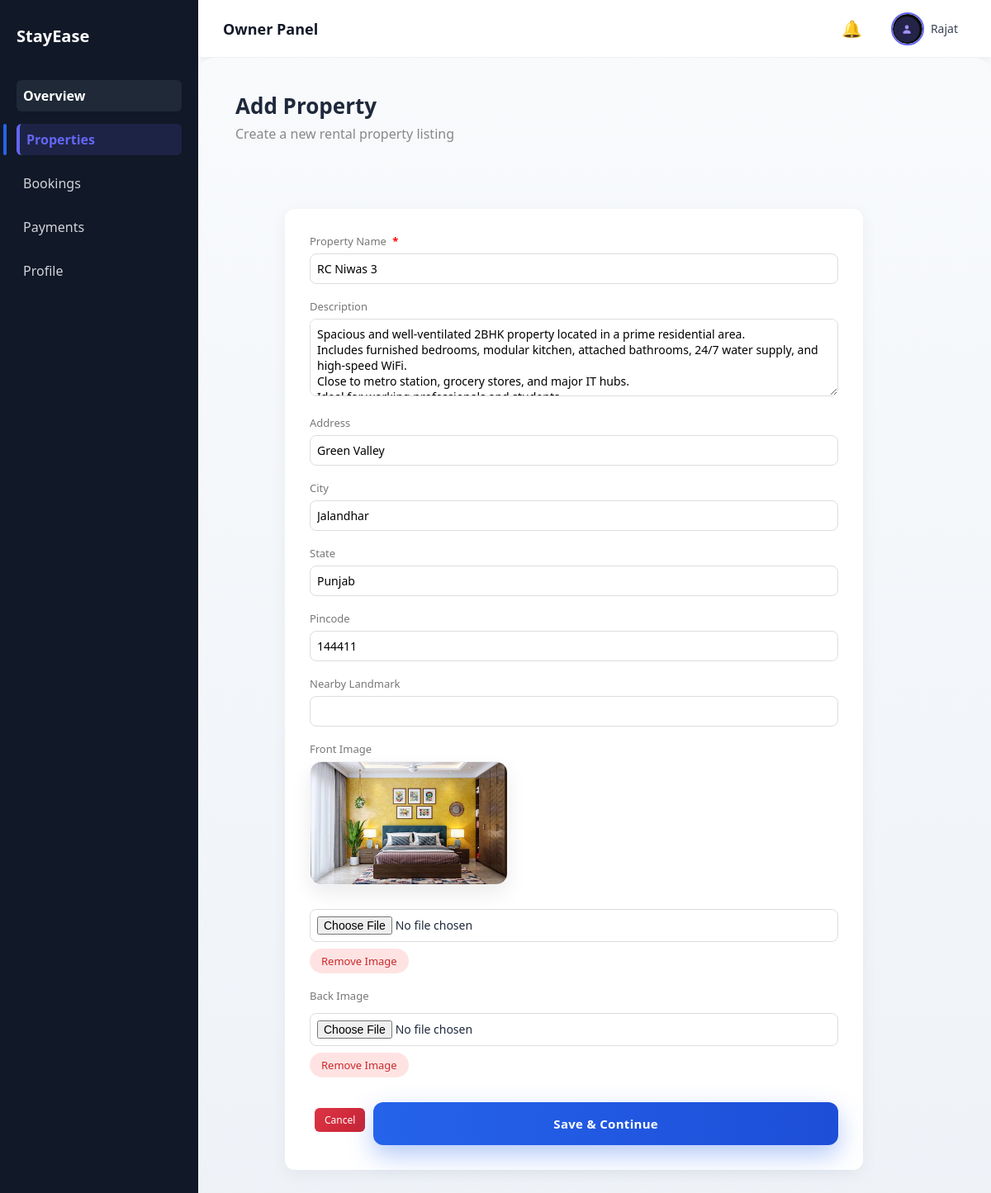
Before: /properties/edit/1/ (signed in) with the older database file.
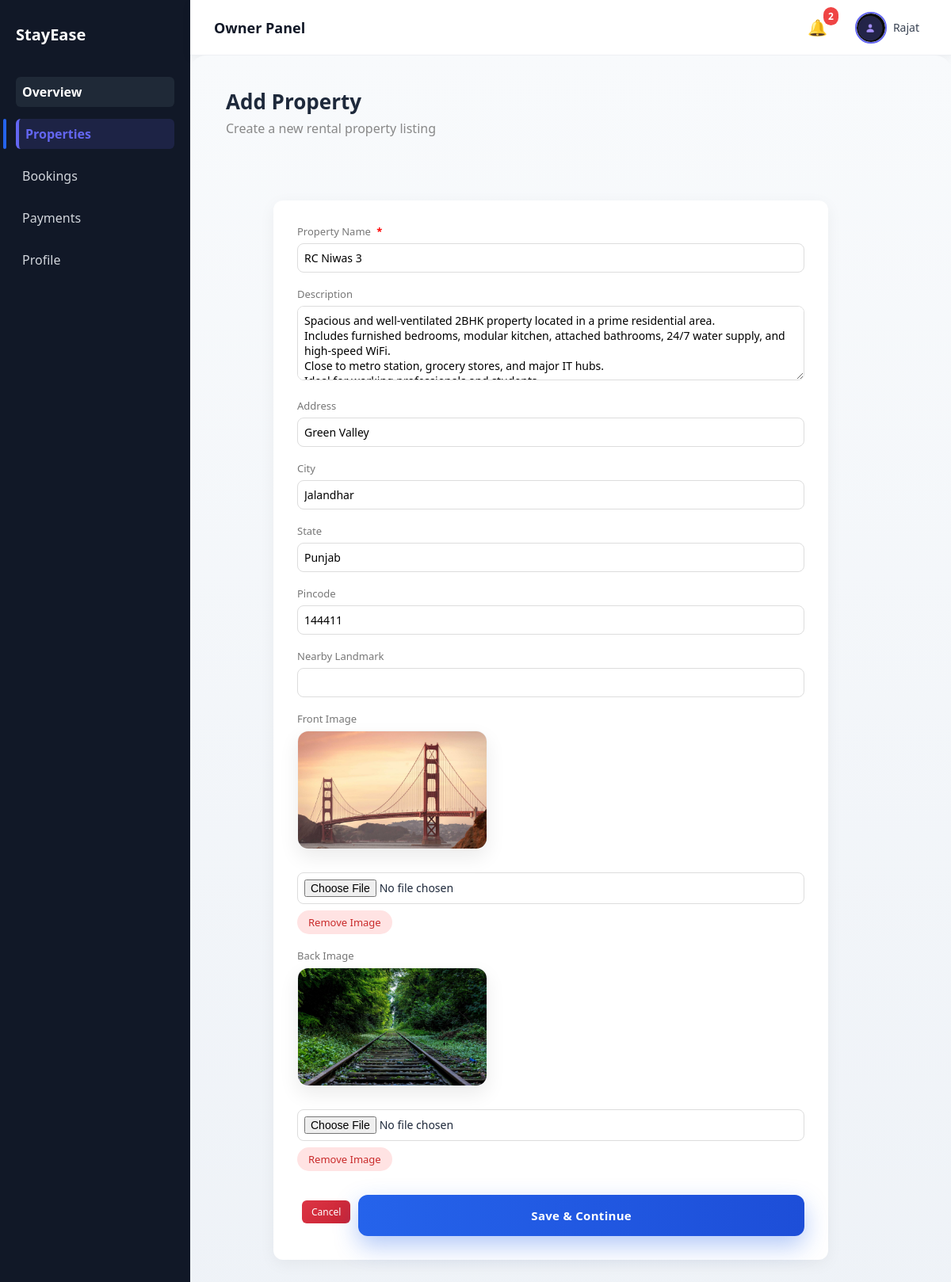
After: the same page with the newer database file.
### properties/models.py (models this page shows, shortened)
class Property(models.Model):
    owner = models.ForeignKey(User, on_delete=models.CASCADE, related_name="properties")
    name = models.CharField(max_length=200)
    description = models.TextField()
    address = models.CharField(max_length=255, blank=True, null=True)
    city = models.CharField(max_length=100, blank=True, null=True)
    state = models.CharField(max_length=100, blank=True, null=True)
    pincode = models.CharField(max_length=10, blank=True, null=True)
    landmark = models.CharField(max_length=150, blank=True, null=True)
    main_image = models.ImageField(upload_to="properties/", blank=True, null=True)
    back_image = models.ImageField(upload_to="properties/", blank=True, null=True)
    is_active = models.BooleanField(default=False)
    is_paid_listing = models.BooleanField(default=False)
    created_at = models.DateTimeField(auto_now_add=True)

### properties/views.py (the view)
# urls.py: path("edit/<int:pk>/", views.edit_property, name="edit_property"),
@login_required
def edit_property(request, pk):
    property_obj = get_object_or_404(
        Property,
        pk=pk,
        owner=request.user
    )
    if request.method == "POST":
        form = PropertyForm(request.POST, request.FILES, instance=property_obj)
        if form.is_valid():
            form.save()
            return redirect("property_list")
    else:
        form = PropertyForm(instance=property_obj)
    return render(request, "properties/add_property.html", {"form": form})

### properties/forms.py
class PropertyForm(forms.ModelForm):
    class Meta:
        model = Property
        fields = [
            "name",
            "description",
            "address",
            "city",
            "state",
            "pincode",
            "landmark",
            "main_image",
            "back_image",
        ]
        widgets = {
            "name": forms.TextInput(attrs={"class": "form-input"}),
            "description": forms.Textarea(attrs={"class": "form-input", "rows": 4}),
            "address": forms.TextInput(attrs={"class": "form-input"}),
            "city": forms.TextInput(attrs={"class": "form-input"}),
            "state": forms.TextInput(attrs={"class": "form-input"}),
            "pincode": forms.TextInput(attrs={"class": "form-input"}),
            "landmark": forms.TextInput(attrs={"class": "form-input"}),
            "main_image": forms.FileInput(attrs={"class": "custom-file-input"}),
            "back_image": forms.FileInput(attrs={"class": "custom-file-input"}),
        }

### templates/properties/add_property.html (shortened to what this page needs)
{% extends "dashboard/base_dashboard.html" %}
{% block dashboard_content %}
<div class="page-header">
    <div>
        <h1>Add Property</h1>
        <p>Create a new rental property listing</p>
    </div>
</div>
<section class="dashboard-section">
    <div class="dashboard-form-card">
        <form method="POST" enctype="multipart/form-data">
            <div class="form-group">
                <label>
                    Property Name
                    {% if form.name.field.required %}
                        <span class="required-star">*</span>
                    {% endif %}
                </label>
                {{ form.name }}
            </div>
            <div class="form-group">
                <label>Description</label>
                {{ form.description }}
            </div>
            <div class="form-group">
                <label>
                    Address
                </label>
                {{ form.address }}
            </div>
            <div class="form-group">
                <label>
                    City
                </label>
                {{ form.city }}
            </div>
            <div class="form-group">
                <label>
                    State
                </label>
                {{ form.state }}
            </div>
            <div class="form-group">
                <label>Pincode</label>
                {{ form.pincode }}
            </div>
            <div class="form-group">
                <label>Nearby Landmark</label>
                {{ form.landmark }}
            </div>
            <div class="form-group">
                <label>Front Image</label>
                <div class="image-preview-container">
                    {% if form.instance.main_image %}
                        <img id="frontPreview"
                            src="{{ form.instance.main_image.url }}"
                            alt="Front Image">
                    {% else %}
                        <img id="frontPreview" style="display:none;">
                    {% endif %}
                </div>
                <input type="file"
                    name="main_image"
                    class="custom-file-input"
                    onchange="previewImage(event, 'frontPreview')">
                <button type="button"
                        class="remove-image-btn"
                        onclick="removeImage('frontPreview', 'main_image')">
                    Remove Image
                </button>
            </div>
            <div class="form-group">
                <label>Back Image</label>
                <div class="image-preview-container">
                    {% if form.instance.back_image %}
                        <img id="backPreview"
                            src="{{ form.instance.back_image.url }}"
                            alt="Back Image">
                    {% else %}
                        <img id="backPreview" style="display:none;">
                    {% endif %}
                </div>
                <input type="file"
                    name="back_image"
                    class="custom-file-input"
                    onchange="previewImage(event, 'backPreview')">
                <button type="button"
                        class="remove-image-btn"
                        onclick="removeImage('backPreview', 'back_image')">
                    Remove Image
                </button>
            </div>
            <div class="form-actions">
                <a href="/properties/" class="cancel-btn">Cancel</a>
                <button type="submit" class="primary-btn">
                    Save & Continue
                </button>
            </div>
        </form>
    </div>
</section>
{% endblock %}

### templates/dashboard/base_dashboard.html (shortened to what this page needs)
{% load static %}
<!DOCTYPE html>
<html>
<head>
    <link rel="stylesheet" href="{% static 'css/style.css' %}">
</head>
<body>
<div class="dashboard-layout">
    <aside class="sidebar">
        <h2 class="logo">StayEase</h2>
        <nav>
        <a href="/dashboard/"
        class="{% if request.path == '/dashboard/' %}active{% endif %}">
        Overview
        </a>
        {% if request.user.userprofile.role == "owner" %}
            <a href="/properties/"
            class="{% if '/properties/' in request.path %}active{% endif %}">
            Properties
            </a>
            <a href="/bookings/"
            class="{% if '/bookings/' in request.path %}active{% endif %}">
            Bookings
            </a>
            <a href="/payments/"
            class="{% if '/payments/' in request.path %}active{% endif %}">
            Payments
            </a>
        {% endif %}
        <a href="/profile/"
        class="{% if '/profile/' in request.path or '/settings/' in request.path %}active{% endif %}">
        Profile
        </a>
    </nav>
    </aside>
    <div class="main-content">
        <div class="topbar">
            <h3>
                {% if request.user.userprofile.role == "owner" %}
                    Owner Panel
                {% else %}
                    Tenant Panel
                {% endif %}
            </h3>
            <div class="user-section">
               <div class="notification-wrapper">
                    <div class="notification-bell" onclick="toggleNotifications(event)">
                        🔔
                        {% if unread_count > 0 %}
                        <span class="notification-count">
                            {{ unread_count }}
                        </span>
                        {% endif %}
                    </div>
                </div>
               <div class="user-menu">
                    <div class="user-trigger" onclick="toggleUserMenu(event)">
                        <div class="avatar-circle">
                            {% if request.user.userprofile and request.user.userprofile.profile_image %}
                                <img src="{{ request.user.userprofile.profile_image.url }}"
                                    alt="Profile">
                            {% else %}
                                <span>
                                    {{ request.user.first_name|first|upper }}
                                </span>
                            {% endif %}
                        </div>
                        <span class="user-name">
                            {{ request.user.first_name }}
                        </span>
                    </div>
                </div>
            </div>
        </div>
        <div class="content-area">
            {% block dashboard_content %}
            {% endblock %}
        </div>
    </div>
</div>
</body>
</html>

Changed rows visible on the page:
changed Property "RC Niwas 3": instance.main_image: a different picture; instance.back_image: picture added
Other visible differences:
{{ unread_count }}: (not shown) → "2"
